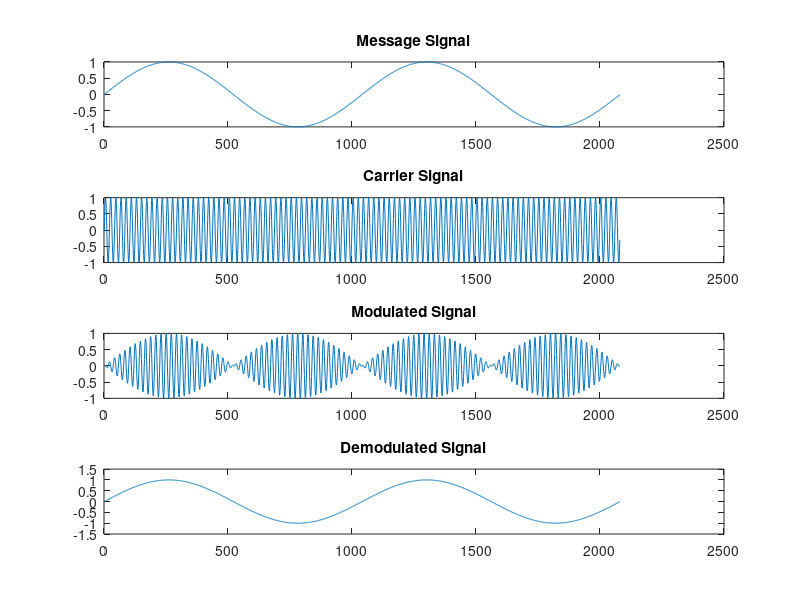

This chart was generated by the following MATLAB code:
clc;

% properties message signal
fm = 10;
am = 1;

% properties carrier signal
fc = 500;
ac = 1;

% sampling frequency
fs = 2*10*(fc+2*fm);
t = 0:1/fs:((2/fm)-(1/fs)); % we use 2 cycle

% message signlal and carrier signal
x = am*sin(2*pi*fm*t);
c = ac*sin(2*pi*fc*t);

% modulation
modulatedSignal = ammod(x, fc, fs);

% demodulation
demodulatedSignal = amdemod(modulatedSignal, fc, fs);


% plotting
subplot(4, 1, 1);
plot(x);
title('Message Signal');
subplot(4, 1, 2);
plot(c);
title('Carrier Signal');
subplot(4, 1, 3);
plot(modulatedSignal);
title('Modulated Signal');
subplot(4, 1, 4);
plot(demodulatedSignal);
title('Demodulated Signal');





